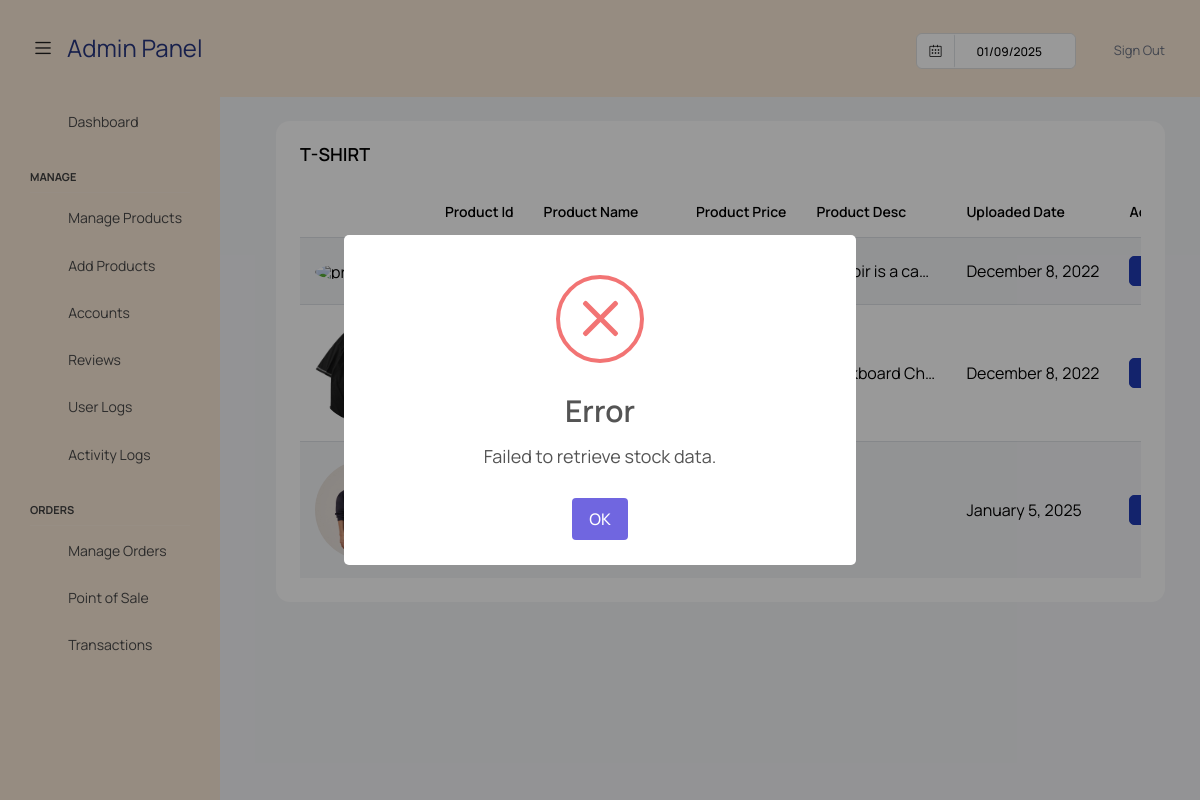
Screenshot of /admin/products.php?type=1 (signed in) with the database file from the repository.
### tables this page shows
CREATE TABLE `category` (
  `category_id` int(11) NOT NULL,
  `category_name` varchar(150) NOT NULL
);

CREATE TABLE `product` (
  `product_id` int(11) NOT NULL,
  `product_name` varchar(200) NOT NULL,
  `product_desc` text NOT NULL,
  `product_image` varchar(255) NOT NULL,
  `price` int(11) NOT NULL,
  `category_id` int(11) NOT NULL,
  `uploaded_date` date NOT NULL DEFAULT current_timestamp(),
  `availability` int(11) DEFAULT 1
);

### admin/products.php (the view, shortened to what this page needs)
<!DOCTYPE html>
<html lang="en">
  <head>
    <link rel="stylesheet" href="https://cdn.datatables.net/1.13.5/css/jquery.dataTables.min.css">
  </head>
  <body>
  <div class="container-scroller">
        <?php require_once("./navbar.php"); ?>
        <div class="container-fluid page-body-wrapper">
            <?php require_once("./sidebar.php"); ?>
            <div class="main-panel">
                <div class="content-wrapper">
                    <div class="row">
                        <div class="col-lg-12 grid-margin stretch-card">
                            <div class="card">
                                <div class="card-body">
                                    <h4 class="card-title">
                                        <?php
                                            if (isset($_GET['type'])) {
                                                $prodId = intval($_GET["type"]);
                                                $query = "SELECT * FROM category WHERE category_id = ?";
                                                $stmt = $conn->prepare($query);
                                                $stmt->bind_param("i", $prodId);
                                                $stmt->execute();
                                                $result = $stmt->get_result();
                                                $data = $result->fetch_assoc();
                                                echo $data["category_name"];
                                            } else {
                                                echo "Products";
                                            }
                                        ?>
                                    </h4>
                                    <div class="table-responsive">
                                        <table class="table table-striped" id="productTable">
                                            <thead>
                                                <tr>
                                                    <th></th>
                                                    <th>Product Id</th>
                                                    <th>Product Name</th>
                                                    <th>Product Price</th>
                                                    <th>Product Desc</th>
                                                    <th>Uploaded Date</th>
                                                    <th>Action</th>
                                                </tr>
                                            </thead>
                                            <tbody>
                                                <?php
                                                if (isset($_GET['type'])) {
                                                    $prodId = intval($_GET["type"]);
                                                    $query = "SELECT * FROM product WHERE category_id = ? AND availability = 1";
                                                    $stmt = $conn->prepare($query);
                                                    $stmt->bind_param("i", $prodId);
                                                    $stmt->execute();
                                                    $result = $stmt->get_result();
                                                    while ($data = $result->fetch_assoc()) {
                                                        $formatted_date = date("F j, Y", strtotime($data['uploaded_date']));
                                                ?>
                                                <tr>
                                                    <td>
                                                    </td>
                                                    <td><?php echo $data['product_id']; ?></td>
                                                    <td><?php echo $data['product_name']; ?></td>
                                                    <td>₱<?php echo number_format($data['price'], 2); ?></td>
                                                    <td><?php echo $data['product_desc']; ?></td>
                                                    <td><?php echo $formatted_date; ?></td>
                                                    <td>
                                                        <button type="button" class="btn btn-primary" data-bs-toggle="modal" data-bs-target="#residenceAccountDetails<?php echo $data["product_id"]; ?>">
                                                        </button>
                                                    </td>
                                                </tr>
                                                <?php
                                                    }
                                                }
                                                ?>
                                            </tbody>
                                        </table>
                                    </div>
                                </div>
                            </div>
                        </div>
                    </div>
                </div>
            </div>
        </div>
</body>
</html>

### admin/products.php (style rules this page uses)
table td:nth-child(5) { max-width: 150px; overflow: hidden; text-overflow: ellipsis; white-space: nowrap; }
table td { font-size: 16px !important; }

### rows the page displays
category: category_name "T-SHIRT"
product: product_desc "Ink Noir is a ca…", uploaded_date "December 8, 2022"
product: product_desc "Chalkboard Ch…", uploaded_date "December 8, 2022"
product: uploaded_date "January 5, 2025"
